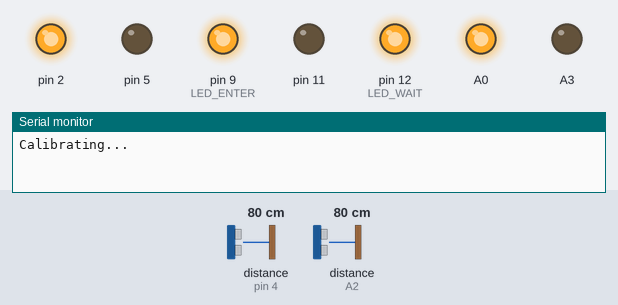
This sketch was run on a simulated Arduino Uno, built with avr-gcc and run on an emulated ATmega328P. Shown: output pins drawn as LEDs (lit = HIGH), the last lines printed to the serial monitor. The test bench sets the inputs (shaded band); at power-on: distance to the obstacle (sensors on pin 4, A2) 80 cm. The echo pulse lasts 58.3 µs per cm.

Above: at 0.1 s.
At 3.1 s:
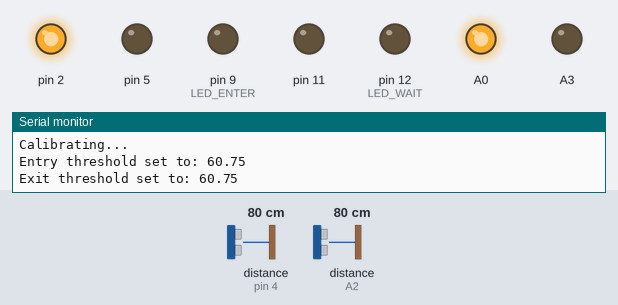
At 5.2 s:
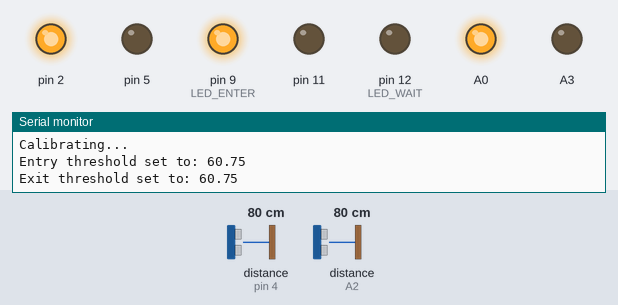
5.3 s: distance to the obstacle (sensor on pin 4) set to 2 cm
Timing chart, 0 to 8.3 s (numbered marks = the images above; inputs shaded):
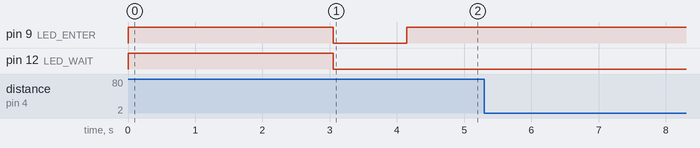

The sketch:

sketch_feb19b.ino
```cpp
#include <NewPing.h>
//Defining where the components are attached
#define TRIG_IN A1
#define TRIG_OUT 3
#define ECHO_IN A2
#define ECHO_OUT 4
#define LED_WAIT 12
#define LED_ENTER 9

#define iterations 5 //Number of readings in the calibration stage
#define MAX_DISTANCE 150 // Maximum distance (in cm) for the sensors to try to read.
#define DEFAULT_DISTANCE 45 // Default distance (in cm) is only used if calibration fails.
#define MIN_DISTANCE 15 // Minimum distance (in cm) for calibrated threshold.

float calibrate_in = 0, calibrate_out = 0; // The calibration in the setup() function will set these to appropriate values.
float distance_in, distance_out; // These are the distances (in cm) that each of the Ultrasonic sensors read.
int count = 0, limit = 5; //Occupancy limit should be set here: e.g. for maximum 8 people in the shop set 'limit = 8'.
bool prev_inblocked = false, prev_outblocked = false; //These booleans record whether the entry/exit was blocked on the previous reading of the sensor.

NewPing sonar[2] = {   // Sensor object array.
  NewPing(TRIG_IN, ECHO_IN, MAX_DISTANCE), // Each sensor's trigger pin, echo pin, and max distance to ping.
  NewPing(TRIG_OUT, ECHO_OUT, MAX_DISTANCE)
};

/*
   A quick note that the sonar.ping_cm() function returns 0 (cm) if the object is out of range / nothing is detected.
   We will include a test to remove these erroneous zero readings later.
*/

void setup() {
  Serial.begin(115200); // Open serial monitor at 115200 baud to see ping results.
  pinMode(2, OUTPUT); pinMode(5, OUTPUT); pinMode(A0, OUTPUT); pinMode(A3, OUTPUT); pinMode(11, OUTPUT);
  digitalWrite(2, HIGH); digitalWrite(5, LOW); digitalWrite(A0, HIGH); digitalWrite(A3, LOW); digitalWrite(11, LOW);
  pinMode(LED_WAIT, OUTPUT), pinMode(LED_ENTER, OUTPUT);
  digitalWrite(LED_WAIT, HIGH); digitalWrite(LED_ENTER, HIGH); //Both LEDs are lit to alert user to ongoing calibration.
  Serial.println("Calibrating...");
  delay(1500);
  for (int a = 0; a < iterations; a++) {
    delay(50);
    calibrate_in += sonar[0].ping_cm();
    delay(50);
    calibrate_out += sonar[1].ping_cm();
    delay(200);
  }
  calibrate_in = 0.75 * calibrate_in / iterations; //The threshold is set at 75% of the average of these readings. This should prevent the system counting people if it is knocked.
  calibrate_out = 0.75 * calibrate_out / iterations;

  if (calibrate_in > MAX_DISTANCE || calibrate_in < MIN_DISTANCE) { //If the calibration gave a reading outside of sensible bounds, then the default is used
    calibrate_in = DEFAULT_DISTANCE;
  }
  if (calibrate_out > MAX_DISTANCE || calibrate_out < MIN_DISTANCE) {
    calibrate_out = DEFAULT_DISTANCE;
  }

  Serial.print("Entry threshold set to: ");
  Serial.println(calibrate_in);
  Serial.print("Exit threshold set to: ");
  Serial.println(calibrate_out);
  digitalWrite(LED_WAIT, LOW); digitalWrite(LED_ENTER, LOW); //Both LEDs are off to alert user that calibration has finished.
  delay(1000);
}

void loop() {
  distance_in = sonar[0].ping_cm();
  delay(40); // Wait 40 milliseconds between pings. 29ms should be the shortest delay between pings.
  distance_out = sonar[1].ping_cm();
  delay(40);
  if (distance_in < calibrate_in && distance_in > 0) { // If closer than wall/calibrated object (person is present) && throw out zero readings
    if (prev_inblocked == false) {
      count++; // Increase count by one
      Serial.print("Net People (<__): ");
      Serial.println(count);
    }
    prev_inblocked = true;
  } else {
    prev_inblocked = false;
  }
  if (distance_out < calibrate_out && distance_out > 0) {
    if (prev_outblocked == false) {
      count--; // Decrease count by one
      Serial.print("Net People (<__): ");
      Serial.println(count);
    }
    prev_outblocked = true;
  } else {
    prev_outblocked = false;
  }
//    //If there are fewer people in the shop than the limit, light is green, else it is red
  if (count < limit) {
    digitalWrite(LED_WAIT, LOW);
    digitalWrite(LED_ENTER, HIGH);
  } else {
    digitalWrite(LED_WAIT, HIGH);
    digitalWrite(LED_ENTER, LOW);
  }
}
```
